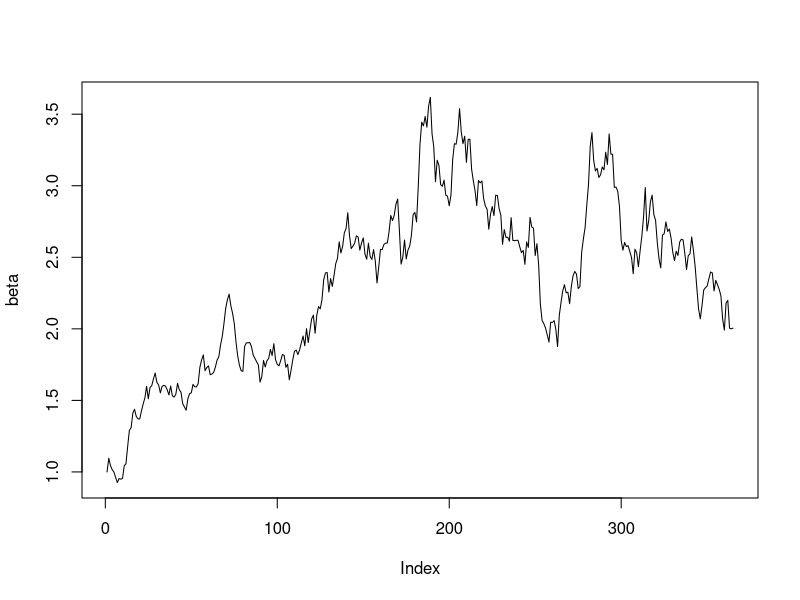
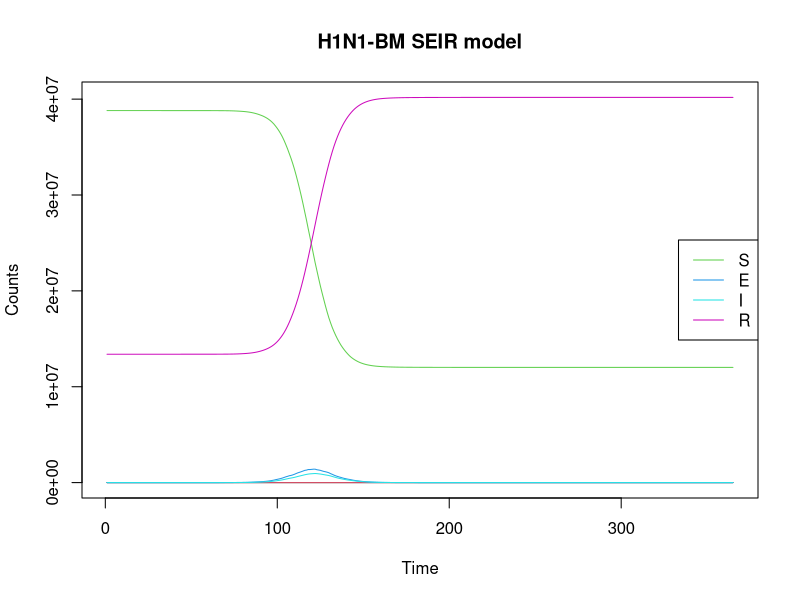
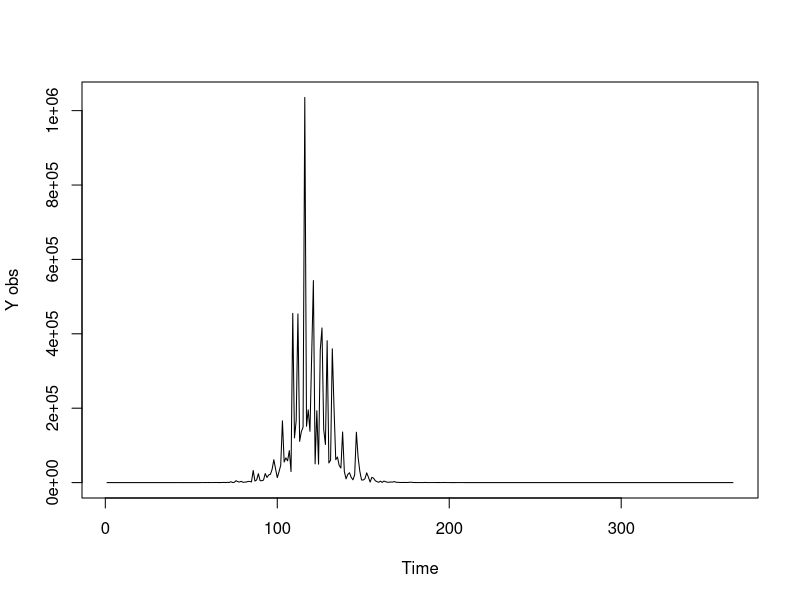
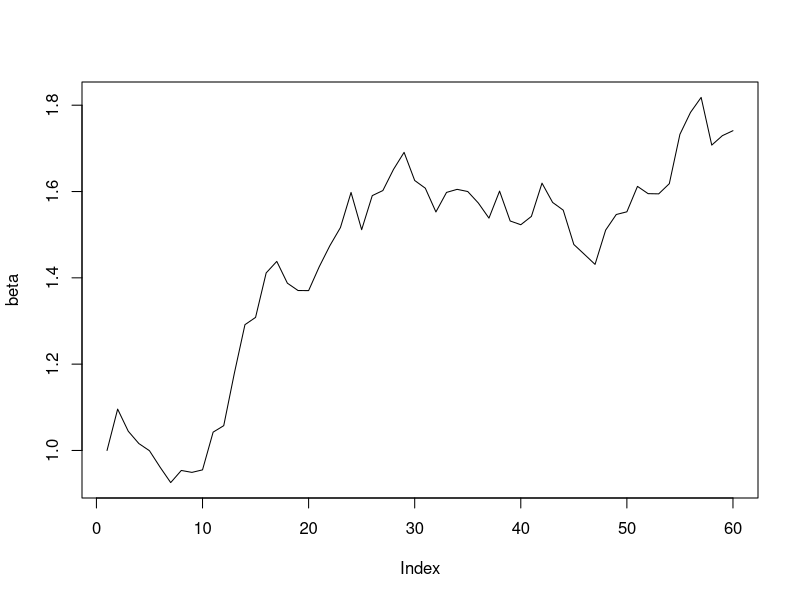
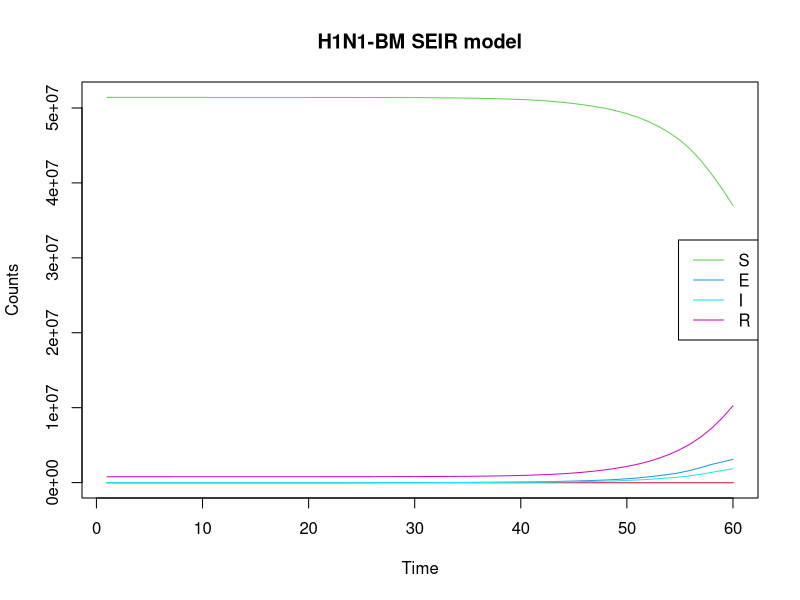
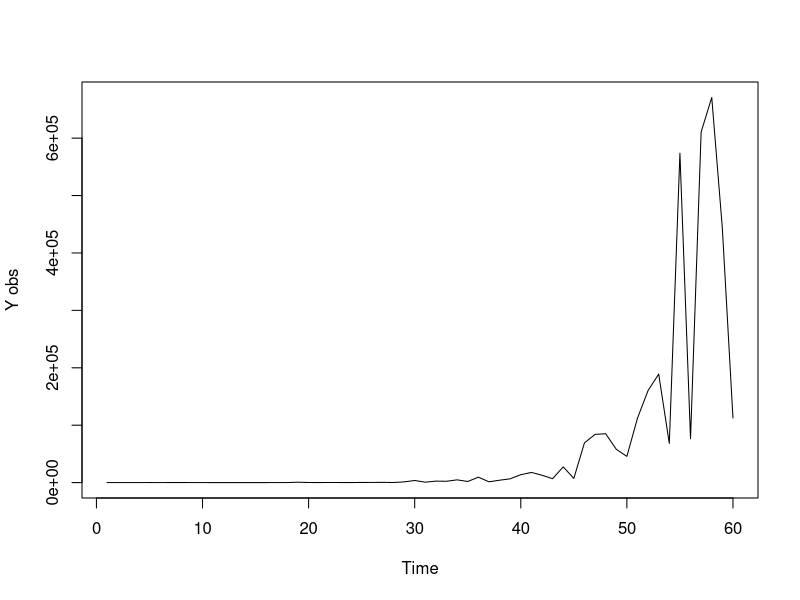
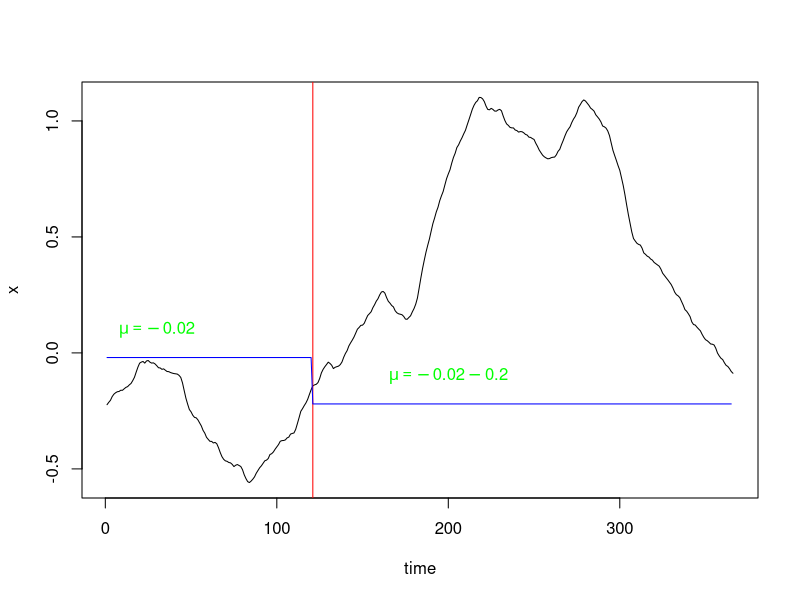

Source code (R) for these figures, in order: (Note: this script raises an error after producing the figures.)
rm(list=ls())
require(deSolve)
set.seed(007) #015
times <- 1:365
N=52196381
sigma <- 0.4
## first, simulate a set of random deviates
e <- rnorm(n = length(times) - 1, sd = sqrt(0.01))
## now compute their cumulative sum
e <- c(0, cumsum(e))


beta<- exp(sigma*e)
plot(beta,type='l')
write.csv(beta,"simulatebeta.csv")


# H1N1 <- function(time, current_state, params){
# 
#   with(as.list(c(current_state, params)),{
#     for(t in 1:times){
#     N <- S+E+I+R
#     dS <- -(beta[t]*S*I)/N
#     dE <- (beta[t]*S*I)/N - E/k
#     dI <- E/k - I/gamma
#     dR <- I/gamma
#    }
#     return(list(c(dS, dE, dI, dR)))
#   })
# }
H1N1 <- function(time, current_state, params){
  
  with(as.list(c(current_state, params)),{
    
      N <- S+E+I+R
      dt <- 1
      dS <- -beta[t]*S*I/N
      dE <- beta[t]*S*I/N - E/k
      dI <- E/k - I/gamma
      dR <- I/gamma
    
    return(list(c(dt, dS, dE, dI, dR)))
  })
}


params <- c(k=1.59, gamma=1.08)

library('truncnorm')
R0 <- rtruncnorm(1, a=0, b=1, mean = 0.15, sd = 0.15)
E0 <-runif(1,-16, -9)
I0 <-runif(1,-16, -9)
#x <-runif(1, -5,2)
S <- N
R <- R0*S
S <- S - R

E <- exp(E0 + log(S))
S <- S - E
I <- exp(I0 + log(S))
S <- S - I


initial_state<- c(t=1, S=S, E=E, I=I, R=R)
#initial_state <- c(t=1,S=52196380, E=1, I=0, R=0)
model1 <- ode(initial_state, times, H1N1, params)

summary(model1)

matplot(model1, type="l", lty=1, main="H1N1-BM SEIR model", xlab="Time",ylab = "Counts")
legend <- colnames(model1)[3:6]
legend("right", legend=legend, col=3:6, lty = 1)

Z1 <-model1[,4]/1.59

tau1 <- 0.8#runif(1,0,1)
Y1 <-vector(length = 365)
for (i in 1:365){
  #Y1[i]<- rlnorm(1,log(Z1[i,]/5),tau1)
  Y1[i]<- rlnorm(1,log(Z1[i]/5),tau1)
}
plot(Y1,type='l',ylab="Y obs", xlab = "Time")
write.csv(Y1,"simY11.csv")
write.csv(model1,"simulatestates1.csv")

#####################################Shorter days###################################
rm(list=ls())
require(deSolve)
set.seed(007) #0031 #0032 #0035
times <- 1:60
N=52196381
sigma <- 0.4
## first, simulate a set of random deviates
e <- rnorm(n = length(times) - 1, sd = sqrt(0.01))
## now compute their cumulative sum
e <- c(0, cumsum(e))


beta<- exp(sigma*e)
plot(beta,type='l')
write.csv(beta,"simulatebeta_2.csv")

H1N1 <- function(time, current_state, params){
  
  with(as.list(c(current_state, params)),{
    
    N <- S+E+I+R
    dt <- 1
    dS <- -beta[t]*S*I/N
    dE <- beta[t]*S*I/N - E/k
    dI <- E/k - I/gamma
    dR <- I/gamma
    
    return(list(c(dt, dS, dE, dI, dR)))
  })
}


params <- c(k=1.59, gamma=1.08)

library('truncnorm')
R0 <- rtruncnorm(1, a=0, b=1, mean = 0.15, sd = 0.15)
E0 <-runif(1,-16, -9)
I0 <-runif(1,-16, -9)
#x <-runif(1, -5,2)
S <- N
R <- R0*S
S <- S - R

E <- exp(E0 + log(S))
S <- S - E
I <- exp(I0 + log(S))
S <- S - I


initial_state<- c(t=1, S=S, E=E, I=I, R=R)
#initial_state <- c(t=1,S=52196380, E=1, I=0, R=0)
model1 <- ode(initial_state, times, H1N1, params)

summary(model1)

matplot(model1, type="l", lty=1, main="H1N1-BM SEIR model", xlab="Time",ylab = "Counts")
legend <- colnames(model1)[3:6]
legend("right", legend=legend, col=3:6, lty = 1)

Z1 <-model1[,4]/1.59

tau1 <- 0.8#runif(1,0,1)
Y1 <-vector(length = 60)
for (i in 1:60){
  #Y1[i]<- rlnorm(1,log(Z1[i,]/5),tau1)
  Y1[i]<- rlnorm(1,log(Z1[i]/5),tau1)
}
plot(Y1,type='l',ylab="Y obs", xlab = "Time")
write.csv(Y1,"simY11_2.csv")
write.csv(model1,"simulatestates1_2.csv")

##################################H1N1-OU##########################################
rm(list=ls())
require(deSolve)
set.seed(34)   #random seed 32 34 36 37 38 39
times <- 1:365
N=52196381
#Simulate a Brownian Motion Path
e <- rnorm(n = length(times) - 1, sd = sqrt(0.01))
e <- c(0, cumsum(e))

mu<-vector(length=365) 
for (t in 1:365) {
  if (t <= 120){
    mu[t]=-0.02      }                    #No lock-down policy
  else {mu[t]=-0.2-0.02 }                 #Lock-down policy
}
mu<-ts(mu)

#plot(mu,type='l')
#Simulate an O-U Process
ornstein_uhlenbeck <- function(n,theta,sigma,x0){
  dt  <- 1
  x<-vector(length=366)
  for (i in 1:(n+1)) {
    if (i==1){x[i]=x0}
    else{
      x[i]  <-  x[i-1] + theta*(mu[i-1]-x[i-1])*dt + sigma*e[i-1]}
  }
  return(x);
}

x<- ornstein_uhlenbeck(365,0.05,sqrt(0.004),log(0.8))
plot(x,type='l',xlab="time")
abline(v=121, col="red")
lines(mu, col="blue")
tt1 <-expression(mu==-0.02)
text(30,0.1,tt1,col="green")
tt2 <-expression(mu==-0.02-0.2)
text(200,-0.1,tt2,col="green")
plot(exp(x),type='l',xlab="time",ylab=TeX("$e^{x}=beta$"))
abline(v=121, col="red")
lines(exp(mu+0.02),col="blue")
tt1 <-expression(mu==1)
text(30,1.1,tt1,col="green")
tt2 <-expression(mu==0.81)
text(200,0.9,tt2,col="green")
write.csv(x,"h1n1oux1.csv")
#Main ODE Model
H1N1_OU <- function(time, current_state, params){
  
  with(as.list(c(current_state, params)),{
    
    N <- S+E+I+R
    dt <- 1
    dS <- -exp(x[t+1])*S*I/N
    dE <- exp(x[t+1])*S*I/N - E/k
    dI <- E/k-I/gamma
    dR <- I/gamma
    
    return(list(c( dt, dS, dE, dI, dR)))
  })
}
params <- c(k=7, gamma=5)   #Trial: k=5 & gamma=5; k=7 & gamma=5

library('truncnorm')
R0 <- rtruncnorm(1, a=0, b=1, mean = 0.15, sd = 0.15)
E0 <-runif(1,-16, -9)
I0 <-runif(1,-16, -9)
#x <-runif(1, -5,2)
S <- N
R <- R0*S
S <- S - R

E <- exp(E0 + log(S))
S <- S - E
I <- exp(I0 + log(S))
S <- S - I

# R0 <-0.03
# S <- N
# R <- S*R0
# S <- S - R
# 
# E0 <- -15
# E <- exp(E0 + log(S))
# S <- S - E
# 
# I0 <- -10
# I <- exp(I0 + log(S))
# S <- S - I
initial_state<- c(t=1, S=S, E=E, I=I, R=R)
#initial_state <- c(t=1,S=52196380, E=1, I=0, R=0)
model3 <- ode(initial_state, times, H1N1_OU, params)

summary(model3)

matplot(model3, type="l", lty=1, main="H1N1—OU Model",ylab="counts", xlab="Time")
legend <- colnames(model3)[3:6]
legend("right", legend=legend, col=3:6, lty = 1)
Z1 <-model3[,4]/7

tau1 <- 0.8#runif(1,0,1)
Y1 <-vector(length = 365)
for (i in 1:365){
  #Y1[i]<- rlnorm(1,log(Z1[i,]/5),tau1)
  Y1[i]<- rlnorm(1,log(Z1[i]/5),tau1)
}
plot(Y1,type='l',ylab="Obs Y",xlab="time",col="blue")
write.csv(Y1,"h1n1ouY1.csv")
write.csv(model3,"h1n1ousimulates1.csv")

##################################H1N1-OU shorter days##########################################
rm(list=ls())
require(deSolve)
set.seed(38)   #random seed 32 34 36 37 38 39
times <- 1:60
N=52196381
#Simulate a Brownian Motion Path
e <- rnorm(n = length(times) - 1, sd = sqrt(0.01))
e <- c(0, cumsum(e))

mu<-vector(length=60) 
for (t in 1:60) {
  if (t <= 20){
    mu[t]=-0.02      }                    #No lock-down policy
  else {mu[t]=-0.2-0.02 }                 #Lock-down policy
}
mu<-ts(mu)

#plot(mu,type='l')
#Simulate an O-U Process
ornstein_uhlenbeck <- function(n,theta,sigma,x0){
  dt  <- 1
  x<-vector(length=61)
  for (i in 1:(n+1)) {
    if (i==1){x[i]=x0}
    else{
      x[i]  <-  x[i-1] + theta*(mu[i-1]-x[i-1])*dt + sigma*e[i-1]}
  }
  return(x);
}

x<- ornstein_uhlenbeck(60,0.05,sqrt(0.004),log(0.8))
plot(x,type='l',xlab="time")
abline(v=21, col="red")
lines(mu, col="blue")
tt1 <-expression(mu==-0.02)
text(30,0.1,tt1,col="green")
tt2 <-expression(mu==-0.02-0.2)
text(200,-0.1,tt2,col="green")
plot(exp(x),type='l',xlab="time",ylab=TeX("$e^{x}=beta$"))
abline(v=21, col="red")
lines(exp(mu+0.02),col="blue")
tt1 <-expression(mu==1)
text(30,1.1,tt1,col="green")
tt2 <-expression(mu==0.81)
text(200,0.9,tt2,col="green")
write.csv(x,"h1n1oux2.csv")
#Main ODE Model
H1N1_OU <- function(time, current_state, params){
  
  with(as.list(c(current_state, params)),{
    
    N <- S+E+I+R
    dt <- 1
    dS <- -exp(x[t+1])*S*I/N
    dE <- exp(x[t+1])*S*I/N - E/k
    dI <- E/k-I/gamma
    dR <- I/gamma
    
    return(list(c( dt, dS, dE, dI, dR)))
  })
}
params <- c(k=7, gamma=5)   #Trial: k=5 & gamma=5; k=7 & gamma=5

library('truncnorm')
R0 <- rtruncnorm(1, a=0, b=1, mean = 0.15, sd = 0.15)
E0 <-runif(1,-16, -9)
I0 <-runif(1,-16, -9)
#x <-runif(1, -5,2)
S <- N
R <- R0*S
S <- S - R

E <- exp(E0 + log(S))
S <- S - E
I <- exp(I0 + log(S))
S <- S - I

# R0 <-0.03
# S <- N
# R <- S*R0
# S <- S - R
# 
# E0 <- -15
# E <- exp(E0 + log(S))
# S <- S - E
# 
# I0 <- -10
# I <- exp(I0 + log(S))
# S <- S - I
initial_state<- c(t=1, S=S, E=E, I=I, R=R)
#initial_state <- c(t=1,S=52196380, E=1, I=0, R=0)
model3 <- ode(initial_state, times, H1N1_OU, params)

summary(model3)

matplot(model3, type="l", lty=1, main="H1N1—OU Model",ylab="counts", xlab="Time")
legend <- colnames(model3)[3:6]
legend("right", legend=legend, col=3:6, lty = 1)
Z1 <-model3[,4]/7

tau1 <- 0.8#runif(1,0,1)
Y1 <-vector(length = 60)
for (i in 1:60){
  #Y1[i]<- rlnorm(1,log(Z1[i,]/5),tau1)
  Y1[i]<- rlnorm(1,log(Z1[i]/5),tau1)
}
plot(Y1,type='l',ylab="Obs Y",xlab="time",col="blue")
write.csv(Y1,"h1n1ouY2.csv")
write.csv(model3,"h1n1ousimulates2.csv")
